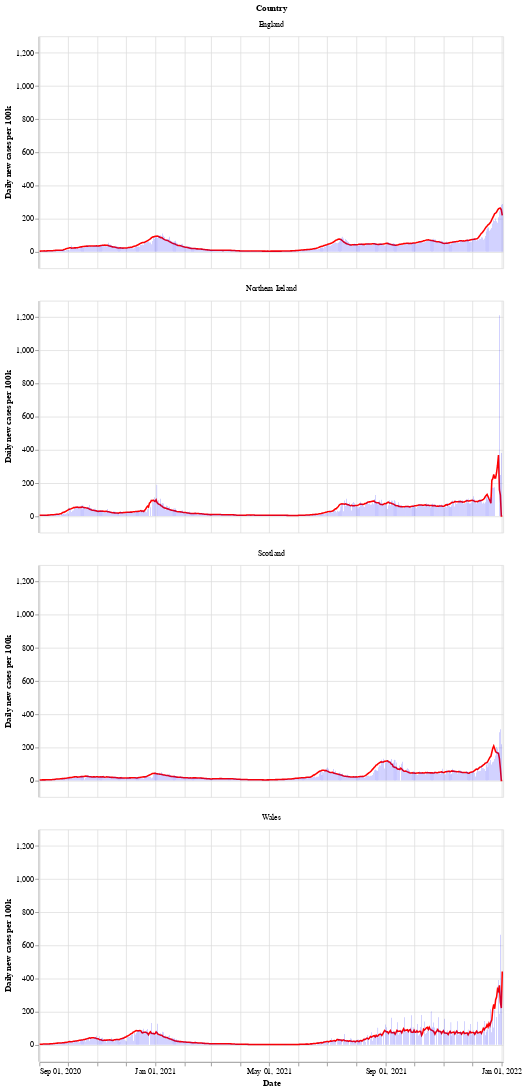

Notebook cell for this chart:
### Markdown cell above
Next is a bar chart of the number of new cases in each country (per 100k population), with the 7 day moving average of cases. Again we see that Wales saw a longer period of raising and falling cases compared to the other countries.

After a period of cases falling, each nation is now seeing a rise in the number of cases - especially in Wales.

### Code cell
# collapse
bars = alt.Chart(uk_cases).mark_bar().encode(
    x=alt.X("yearmonthdate(date):T", axis=alt.Axis(title='Date')),
    y=alt.Y("newCasesRate:Q", axis=alt.Axis(title='Daily new cases per 100k')),
    tooltip='newCasesRate',
    color=alt.condition(
        alt.datum.dailyChange > 0,
        alt.value("orange"),  # The positive color
        alt.value("blue")  # The negative color
    )
).properties(title='New cases per 100k population with rolling 7 day average', width=600).interactive()
line = alt.Chart(uk_cases).mark_line(
    color='red',
    size=2,
).transform_window(
    rolling_mean='mean(newCasesRate)',
    frame=[0, 7],
    groupby=['areaName']
).encode(
    x='yearmonthdate(date):T',
    y='rolling_mean:Q'
)
alt.layer(line, bars, data=uk_cases).facet(alt.Row('areaName', title='Country'), columns=1)

### Figure 1 — Vega-Lite specification as saved in the notebook (floating-point values rounded to 4 significant figures; data arrays with more than 128 entries replaced by an {"elided": "..."} marker saying what was removed)
{"config": {"view": {"continuousWidth": 400, "continuousHeight": 300}}, "data": {"name": "data-7de07c46da56c353ba4e84ae09e5943f"}, "facet": {"type": "nominal", "field": "areaName", "title": "Country"}, "spec": {"layer": [{"mark": {"type": "line", "color": "red", "size": 2}, "encoding": {"x": {"type": "temporal", "field": "date", "timeUnit": "yearmonthdate"}, "y": {"type": "quantitative", "field": "rolling_mean"}}, "transform": [{"window": [{"op": "mean", "field": "newCasesRate", "as": "rolling_mean"}], "frame": [0, 7], "groupby": ["areaName"]}]}, {"mark": "bar", "encoding": {"color": {"condition": {"value": "orange", "test": "(datum.dailyChange > 0)"}, "value": "blue"}, "tooltip": {"type": "quantitative", "field": "newCasesRate"}, "x": {"type": "temporal", "axis": {"title": "Date"}, "field": "date", "timeUnit": "yearmonthdate"}, "y": {"type": "quantitative", "axis": {"title": "Daily new cases per 100k"}, "field": "newCasesRate"}}, "selection": {"selector002": {"type": "interval", "bind": "scales", "encodings": ["x", "y"]}}, "title": "New cases per 100k population with rolling 7 day average", "width": 600}]}, "columns": 1, "$schema": "https://vega.github.io/schema/vega-lite/v4.8.1.json", "datasets": {"data-7de07c46da56c353ba4e84ae09e5943f": {"elided": "1956 records"}}}
